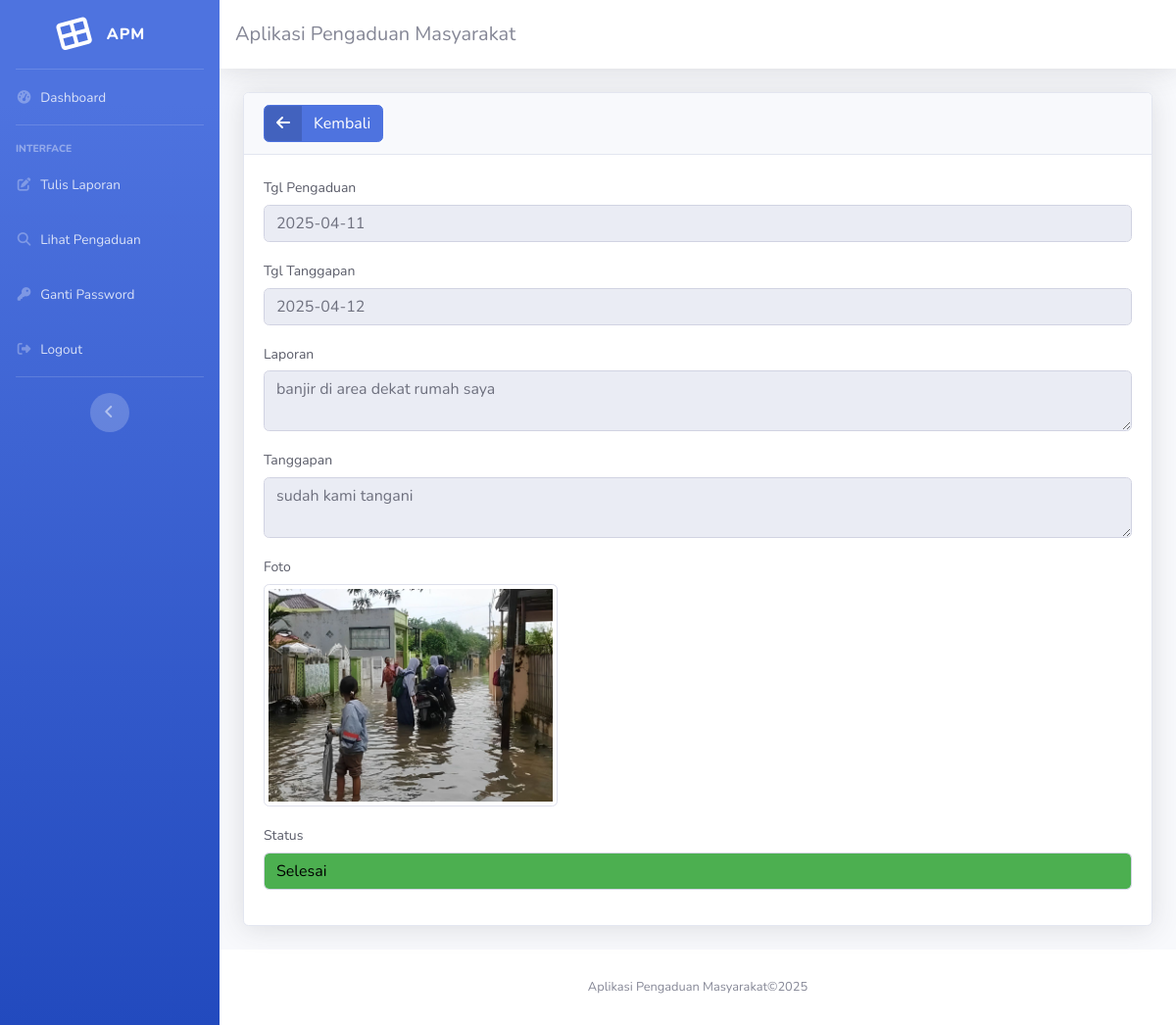
The page /masyarakat.php?url=lihat-tanggapan&id=15 (signed in) on the database its author committed.
### tables this page shows
CREATE TABLE `tanggapan` (
  `id_tanggapan` int(11) NOT NULL,
  `id_pengaduan` int(11) NOT NULL,
  `tgl_tanggapan` date NOT NULL,
  `tanggapan` text NOT NULL,
  `nama_petugas` varchar(50) NOT NULL
);

CREATE TABLE `pengaduan` (
  `id_pengaduan` int(11) NOT NULL,
  `tgl_pengaduan` date NOT NULL,
  `nik` char(16) NOT NULL,
  `isi_laporan` text NOT NULL,
  `foto` varchar(255) NOT NULL,
  `status` enum('0','proses','selesai','ditolak') NOT NULL
);

### lihat_tanggapan.php (the view, shortened to what this page needs)
<?php
include 'koneksi.php';
$id = $_GET['id'];
$query = mysqli_query($koneksi, "SELECT*FROM pengaduan,tanggapan WHERE tanggapan.id_pengaduan='$id' AND tanggapan.id_pengaduan=pengaduan.id_pengaduan");
?>
<div class="card shadow">
    <div class="card-header">
        <a href="?url=lihat-pengaduan" class="btn btn-primary btn-icon-split">
            <span class="icon text-white-5">
                <i class="fa fa-arrow-left"></i>
            </span>
            <span class="text"> Kembali </span>
        </a>
    </div>
    <div class="card-body">
        <?php
        if (mysqli_num_rows($query) == 0) {
            echo "<div class='alert alert-danger'>Maaf, Pengaduan Anda Belum Ditanggapi.</div>";
        } else {
            $data = mysqli_fetch_array($query); ?>
            <form method="post" action="proses_pengaduan.php" enctype="multipart/form-data">
                <div class="form-group">
                    <label for="" style="font-size: 14px;">Tgl Pengaduan</label>
                    <input type="text" name="tgl_pengaduan" class="form-control" readonly
                        value="<?= $data['tgl_pengaduan']; ?>">
                </div>
                <div class="form-group">
                    <label for="" style="font-size: 14px;">Tgl Tanggapan</label>
                    <input type="text" name="tgl_pengaduan" class="form-control" readonly
                        value="<?= $data['tgl_tanggapan']; ?>">
                </div>
                <div class="form-group">
                    <label for="" style="font-size: 14px;">Laporan</label>
                    <textarea name="isi_laporan" id="isi_laporan" class="form-control"
                        readonly><?= $data['isi_laporan']; ?></textarea>
                </div>
                <div class="form-group">
                    <label for="" style="font-size: 14px;">Tanggapan</label>
                    <textarea name="tanggapan" id="tanggapan" class="form-control"
                        readonly><?= $data['tanggapan']; ?></textarea>
                </div>
                <div class="form-group">
                    <label for="" style="font-size: 14px;">Foto</label>
                    <br>
                    <img class="img-thumbnail" src="foto/<?= $data['foto'] ?>" width="300">
                </div>
                <div class="form-group">
                    <label for="" style="font-size: 14px;">Status</label>
                    <p name="isi_laporan" id="isi_laporan" class="form-control" style="background-color:
              <?php if ($data['status'] == '0') {
                    echo '#d3d3d3';
                } elseif ($data['status'] == 'proses') {
                    echo '#ffeb3b';
                } elseif ($data['status'] == 'selesai') {
                    echo '#4caf50';
                } elseif ($data['status'] == 'ditolak') {
                    echo '#E4080A';
                } ?>; color: black;">
                        <?= ucfirst($data['status']); ?>
                    </p>
                </div>
            </form>
        <?php
        }
        ?>
    </div>
</div>

### rows shown on the page
tanggapan: tgl_pengaduan "2025-04-11", tgl_pengaduan "2025-04-12", isi_laporan "banjir di area dekat rumah saya", tanggapan "sudah kami tangani", id_pengaduan.foto (picture), id_pengaduan.status "Selesai"
